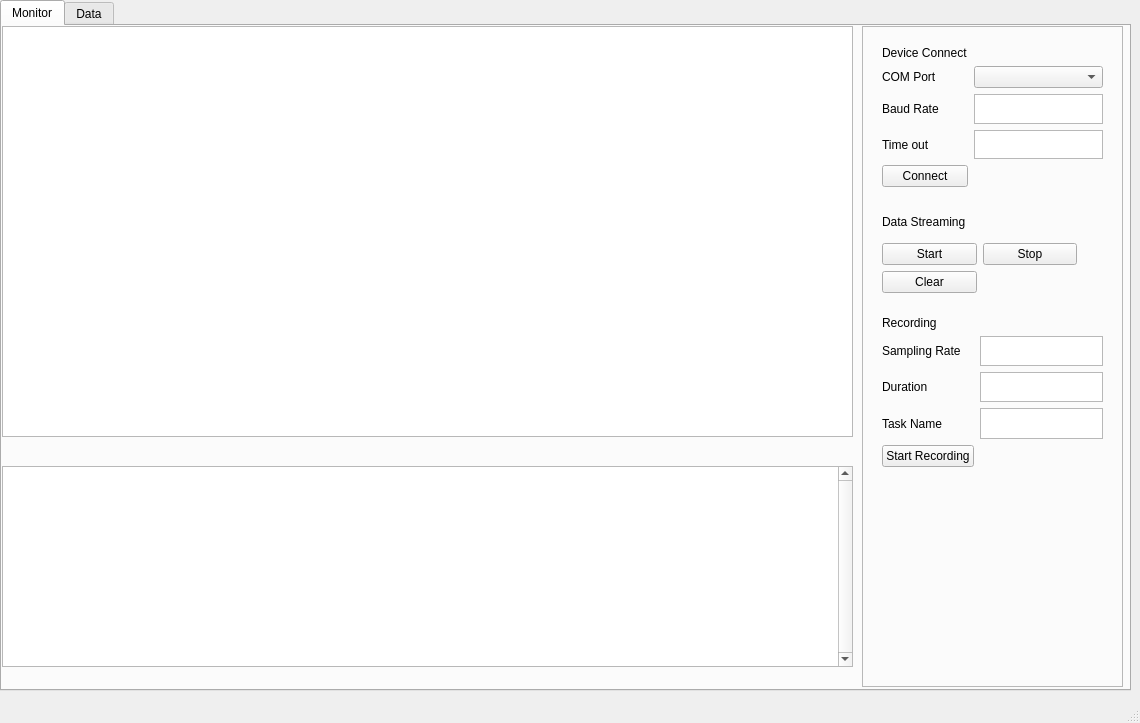
<?xml version="1.0" encoding="UTF-8"?>
<ui version="4.0">
 <class>MainWindow</class>
 <widget class="QMainWindow" name="MainWindow">
  <property name="geometry">
   <rect>
    <x>0</x>
    <y>0</y>
    <width>1140</width>
    <height>723</height>
   </rect>
  </property>
  <property name="windowTitle">
   <string>MainWindow</string>
  </property>
  <widget class="QWidget" name="centralwidget">
   <widget class="QTabWidget" name="tabWidget">
    <property name="geometry">
     <rect>
      <x>0</x>
      <y>0</y>
      <width>1131</width>
      <height>691</height>
     </rect>
    </property>
    <property name="currentIndex">
     <number>0</number>
    </property>
    <widget class="QWidget" name="tab">
     <attribute name="title">
      <string>Monitor</string>
     </attribute>
     <widget class="QGraphicsView" name="graphicsView">
      <property name="geometry">
       <rect>
        <x>0</x>
        <y>0</y>
        <width>851</width>
        <height>411</height>
       </rect>
      </property>
      <property name="verticalScrollBarPolicy">
       <enum>Qt::ScrollBarAlwaysOff</enum>
      </property>
      <property name="horizontalScrollBarPolicy">
       <enum>Qt::ScrollBarAlwaysOff</enum>
      </property>
      <property name="sceneRect">
       <rectf>
        <x>0.000000000000000</x>
        <y>0.000000000000000</y>
        <width>851.000000000000000</width>
        <height>411.000000000000000</height>
       </rectf>
      </property>
     </widget>
     <widget class="QFrame" name="frame">
      <property name="geometry">
       <rect>
        <x>860</x>
        <y>0</y>
        <width>261</width>
        <height>661</height>
       </rect>
      </property>
      <property name="frameShape">
       <enum>QFrame::StyledPanel</enum>
      </property>
      <property name="frameShadow">
       <enum>QFrame::Raised</enum>
      </property>
      <widget class="QWidget" name="gridLayoutWidget">
       <property name="geometry">
        <rect>
         <x>20</x>
         <y>20</y>
         <width>221</width>
         <height>141</height>
        </rect>
       </property>
       <layout class="QGridLayout" name="gridLayout">
        <item row="4" column="0">
         <widget class="QPushButton" name="pushButton_5">
          <property name="text">
           <string>Connect</string>
          </property>
         </widget>
        </item>
        <item row="1" column="1">
         <widget class="QComboBox" name="comboBox"/>
        </item>
        <item row="1" column="0">
         <widget class="QLabel" name="label">
          <property name="enabled">
           <bool>true</bool>
          </property>
          <property name="text">
           <string>COM Port</string>
          </property>
         </widget>
        </item>
        <item row="2" column="0">
         <widget class="QLabel" name="label_2">
          <property name="text">
           <string>Baud Rate</string>
          </property>
         </widget>
        </item>
        <item row="3" column="0">
         <widget class="QLabel" name="label_3">
          <property name="text">
           <string>Time out</string>
          </property>
         </widget>
        </item>
        <item row="3" column="1">
         <widget class="QTextBrowser" name="textBrowser_2">
          <property name="verticalScrollBarPolicy">
           <enum>Qt::ScrollBarAlwaysOff</enum>
          </property>
          <property name="horizontalScrollBarPolicy">
           <enum>Qt::ScrollBarAlwaysOff</enum>
          </property>
         </widget>
        </item>
        <item row="2" column="1">
         <widget class="QTextBrowser" name="textBrowser">
          <property name="verticalScrollBarPolicy">
           <enum>Qt::ScrollBarAlwaysOff</enum>
          </property>
          <property name="horizontalScrollBarPolicy">
           <enum>Qt::ScrollBarAlwaysOff</enum>
          </property>
         </widget>
        </item>
        <item row="0" column="0">
         <widget class="QLabel" name="label_5">
          <property name="text">
           <string>Device Connect</string>
          </property>
         </widget>
        </item>
       </layout>
      </widget>
      <widget class="QWidget" name="gridLayoutWidget_2">
       <property name="geometry">
        <rect>
         <x>20</x>
         <y>290</y>
         <width>221</width>
         <height>151</height>
        </rect>
       </property>
       <layout class="QGridLayout" name="gridLayout_2">
        <item row="1" column="1">
         <widget class="QTextBrowser" name="textBrowser_5">
          <property name="verticalScrollBarPolicy">
           <enum>Qt::ScrollBarAlwaysOff</enum>
          </property>
          <property name="horizontalScrollBarPolicy">
           <enum>Qt::ScrollBarAlwaysOff</enum>
          </property>
         </widget>
        </item>
        <item row="4" column="0">
         <widget class="QPushButton" name="pushButton_3">
          <property name="text">
           <string>Start Recording</string>
          </property>
         </widget>
        </item>
        <item row="1" column="0">
         <widget class="QLabel" name="label_7">
          <property name="enabled">
           <bool>true</bool>
          </property>
          <property name="text">
           <string>Sampling Rate</string>
          </property>
         </widget>
        </item>
        <item row="2" column="0">
         <widget class="QLabel" name="label_8">
          <property name="text">
           <string>Duration</string>
          </property>
         </widget>
        </item>
        <item row="3" column="1">
         <widget class="QTextBrowser" name="textBrowser_6">
          <property name="verticalScrollBarPolicy">
           <enum>Qt::ScrollBarAlwaysOff</enum>
          </property>
          <property name="horizontalScrollBarPolicy">
           <enum>Qt::ScrollBarAlwaysOff</enum>
          </property>
         </widget>
        </item>
        <item row="3" column="0">
         <widget class="QLabel" name="label_9">
          <property name="text">
           <string>Task Name</string>
          </property>
         </widget>
        </item>
        <item row="2" column="1">
         <widget class="QTextBrowser" name="textBrowser_7">
          <property name="verticalScrollBarPolicy">
           <enum>Qt::ScrollBarAlwaysOff</enum>
          </property>
          <property name="horizontalScrollBarPolicy">
           <enum>Qt::ScrollBarAlwaysOff</enum>
          </property>
         </widget>
        </item>
        <item row="0" column="0">
         <widget class="QLabel" name="label_4">
          <property name="text">
           <string>Recording</string>
          </property>
         </widget>
        </item>
       </layout>
      </widget>
      <widget class="QWidget" name="gridLayoutWidget_3">
       <property name="geometry">
        <rect>
         <x>20</x>
         <y>180</y>
         <width>195</width>
         <height>87</height>
        </rect>
       </property>
       <layout class="QGridLayout" name="gridLayout_3">
        <item row="2" column="0">
         <widget class="QPushButton" name="pushButton_4">
          <property name="text">
           <string>Clear</string>
          </property>
         </widget>
        </item>
        <item row="1" column="1">
         <widget class="QPushButton" name="pushButton_2">
          <property name="text">
           <string>Stop</string>
          </property>
         </widget>
        </item>
        <item row="1" column="0">
         <widget class="QPushButton" name="pushButton">
          <property name="text">
           <string>Start</string>
          </property>
         </widget>
        </item>
        <item row="0" column="0">
         <widget class="QLabel" name="label_6">
          <property name="text">
           <string>Data Streaming</string>
          </property>
         </widget>
        </item>
       </layout>
      </widget>
     </widget>
     <widget class="QTextEdit" name="textEdit">
      <property name="geometry">
       <rect>
        <x>0</x>
        <y>440</y>
        <width>851</width>
        <height>201</height>
       </rect>
      </property>
      <property name="verticalScrollBarPolicy">
       <enum>Qt::ScrollBarAlwaysOn</enum>
      </property>
     </widget>
    </widget>
    <widget class="QWidget" name="tab_2">
     <attribute name="title">
      <string>Data</string>
     </attribute>
     <widget class="QTableView" name="tableView">
      <property name="geometry">
       <rect>
        <x>0</x>
        <y>0</y>
        <width>1125</width>
        <height>641</height>
       </rect>
      </property>
      <property name="verticalScrollBarPolicy">
       <enum>Qt::ScrollBarAlwaysOn</enum>
      </property>
     </widget>
    </widget>
   </widget>
  </widget>
  <widget class="QMenuBar" name="menubar">
   <property name="geometry">
    <rect>
     <x>0</x>
     <y>0</y>
     <width>1140</width>
     <height>25</height>
    </rect>
   </property>
  </widget>
  <widget class="QStatusBar" name="statusbar"/>
 </widget>
 <resources/>
 <connections/>
</ui>
